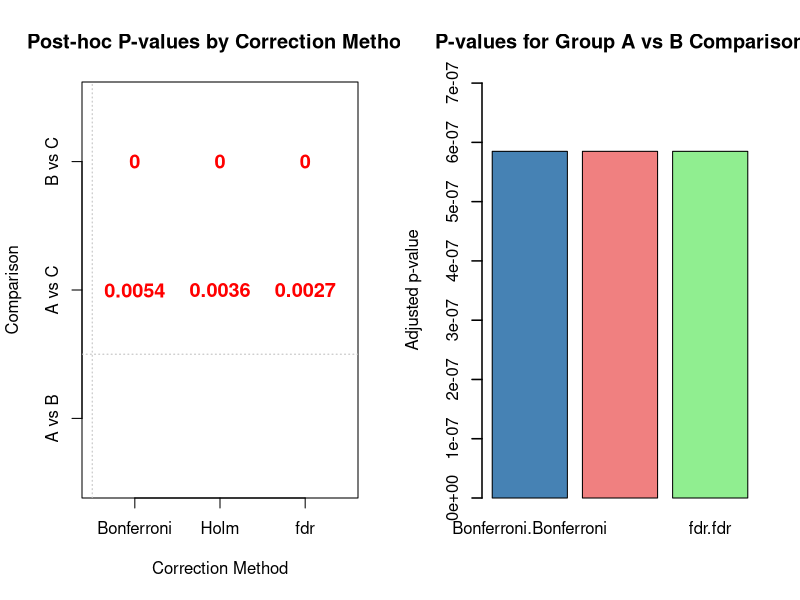

The R source for this figure:
## ---- chunk 1
#| echo: true
#| code-fold: false
#| fig-cap: "Post-hoc Tests: Bonferroni, Holm, and FDR Corrections"
#| label: fig-posthoc-test

# Create the same sample data as in chap_anova
set.seed(789)
group_a <- rnorm(30, mean = 50, sd = 5)
group_b <- rnorm(30, mean = 55, sd = 5)
group_c <- rnorm(30, mean = 52, sd = 5)

# Combine into a data frame
posthoc_data <- data.frame(
  values = c(group_a, group_b, group_c),
  group = rep(c("Group A", "Group B", "Group C"), each = 30)
)

# First, run ANOVA to confirm significant differences
anova_model <- aov(values ~ group, data = posthoc_data)
print("ANOVA Results:")
print(summary(anova_model))

# Post-hoc Test 1: Bonferroni correction
print("\n========== Bonferroni Correction ==========")
posthoc_bonferroni <- pairwise.t.test(posthoc_data$values, posthoc_data$group,
                                       p.adjust.method = "bonferroni")
print(posthoc_bonferroni)

# Post-hoc Test 2: Holm correction
print("\n========== Holm Correction ==========")
posthoc_holm <- pairwise.t.test(posthoc_data$values, posthoc_data$group,
                                p.adjust.method = "holm")
print(posthoc_holm)

# Post-hoc Test 3: FDR correction
print("\n========== FDR Correction ==========")
posthoc_fdr <- pairwise.t.test(posthoc_data$values, posthoc_data$group,
                                 p.adjust.method = "fdr")
print(posthoc_fdr)

# Summary comparison
print("\n========== Summary of Results ==========")
print("Bonferroni p-values:")
print(round(posthoc_bonferroni$p.value, 4))
print("\nHolm p-values:")
print(round(posthoc_holm$p.value, 4))
print("\nfdr p-values:")
print(round(posthoc_fdr$p.value, 4))

# Interpretation:
# Bonferroni: Most conservative, divides α by number of comparisons
# Holm: Less conservative than Bonferroni, adjusts stepwise
# Sidak: Similar to Bonferroni but slightly less conservative
## ---- chunk 2
#| echo: true
#| code-fold: false
#| fig-cap: "Post-hoc Comparison: P-value Adjustments"
#| label: fig-posthoc-pvalues

# Extract raw p-values and adjusted values for comparison
comparisons <- c("A vs B", "A vs C", "B vs C")

# Create a matrix of p-values for visualization
pval_matrix <- cbind(
  Bonferroni = as.vector(posthoc_bonferroni$p.value),
  Holm = as.vector(posthoc_holm$p.value),
  fdr = as.vector(posthoc_fdr$p.value)
)

# Set up 1x2 panel layout
par(mfrow = c(1, 2))

# Panel 1: Heatmap-style visualization of p-values
colors_heatmap <- function(x) {
  if(is.na(x)) return("white")
  if(x < 0.001) return("darkred")
  if(x < 0.01) return("red")
  if(x < 0.05) return("orange")
  return("lightgreen")
}

# Create a simple plot showing p-values
plot(NA, xlim = c(0.5, 3.5), ylim = c(0.5, 3.5),
     main = "Post-hoc P-values by Correction Method",
     xlab = "Correction Method",
     ylab = "Comparison",
     xaxt = "n", yaxt = "n")

axis(1, at = 1:3, labels = colnames(pval_matrix))
axis(2, at = 1:3, labels = comparisons)

# Add p-values as text with color coding
for(i in 1:3) {
  for(j in 1:3) {
    p_val <- pval_matrix[i, j]
    if(!is.na(p_val)) {
      color <- if(p_val < 0.05) "red" else "black"
      text(j, 4 - i, paste0(round(p_val, 4)),
           col = color, cex = 1.2, font = if(p_val < 0.05) 2 else 1)
    }
  }
}

# Add significance threshold line
abline(h = 1.5, v = 0.5, col = "gray", lty = 3)

# Panel 2: Bar plot of p-values for first comparison (A vs B)
pval_avb <- c(
  Bonferroni = pval_matrix[1, 1],
  Holm = pval_matrix[1, 2],
  fdr = pval_matrix[1, 3]
)

barplot(pval_avb,
        main = "P-values for Group A vs B Comparison",
        ylab = "Adjusted p-value",
        col = c("steelblue", "lightcoral", "lightgreen"),
        border = "black",
        lwd = 1.5,
        ylim = c(0, max(pval_avb) * 1.2))

# Add horizontal line at α = 0.05
abline(h = 0.05, col = "red", lwd = 2, lty = 2)
text(1.5, 0.05 + 0.005, "α = 0.05", cex = 0.9, col = "red")

# Add values on bars
for(i in 1:3) {
  text(i * 1.2 - 0.6, pval_avb[i] + 0.01, round(pval_avb[i], 4),
       cex = 0.9, font = 2)
}

# Reset plot layout
par(mfrow = c(1, 1))
